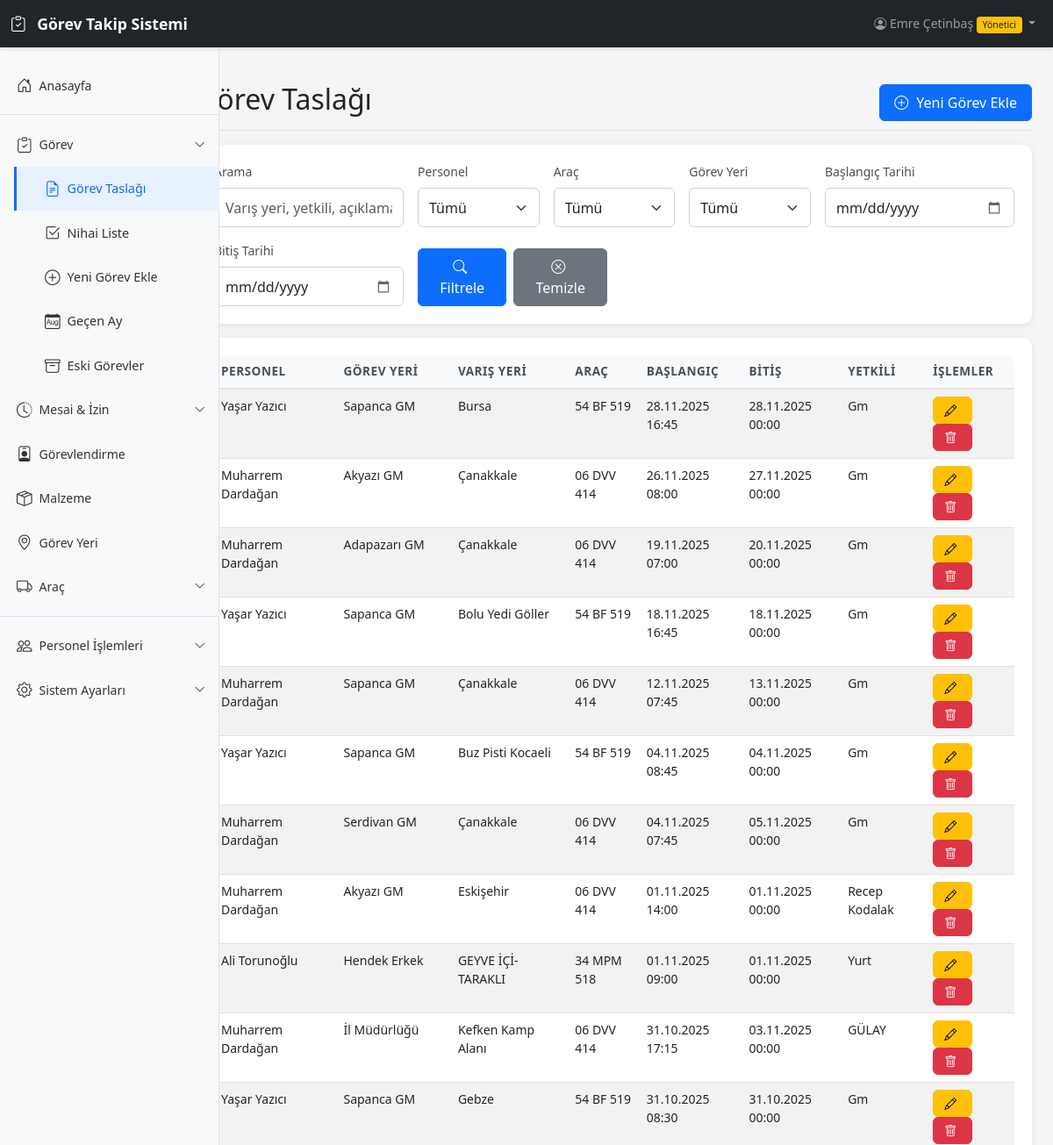
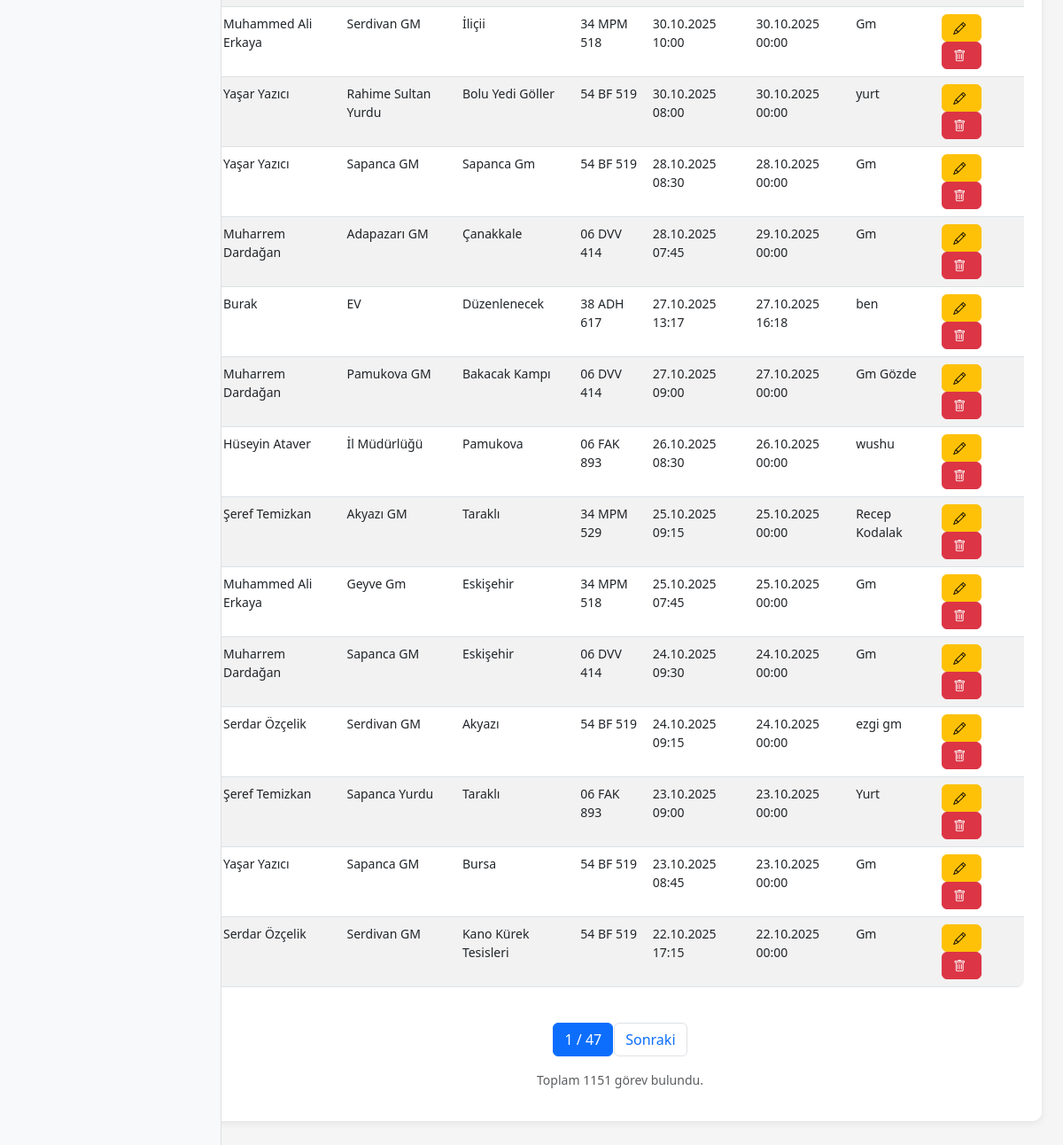
/gorev/taslak/ (signed in), run on the app's committed database (2 pictures, top to bottom).
### core/models.py (models this page shows, shortened)
class Personel(AbstractBaseUser, PermissionsMixin):
    id = models.AutoField(primary_key=True)
    adsoyad = models.CharField(max_length=255, verbose_name='Ad Soyad')
    kullaniciadi = models.CharField(max_length=255, unique=True, verbose_name='Kullanıcı Adı')
    email = models.EmailField(blank=True, null=True, verbose_name='E-posta')
    yonetici = models.BooleanField(default=False, verbose_name='Yönetici')
    gg = models.BooleanField(default=False, verbose_name='Gizli Kullanıcı')
    girisizni = models.BooleanField(default=False, verbose_name='Giriş İzni Yok')
    is_active = models.BooleanField(default=True, verbose_name='Aktif')
    is_staff = models.BooleanField(default=False, verbose_name='Personel')
    kalanizin = models.IntegerField(default=0, verbose_name='Kalan İzin (Gün)')
    objects = PersonelManager()
    USERNAME_FIELD = 'kullaniciadi'
    REQUIRED_FIELDS = ['adsoyad']
    class Meta:
        db_table = 'sofor'
        verbose_name = 'Personel'
        verbose_name_plural = 'Personeller'
        indexes = [
            models.Index(fields=['kullaniciadi']),
        ]

class Gorev(models.Model):
    id = models.BigAutoField(primary_key=True)
    sofor = models.ForeignKey(
        Personel,
        on_delete=models.CASCADE,
        db_column='soforid',
        verbose_name='Personel'
    )
    yurt = models.ForeignKey(
        GorevYeri,
        on_delete=models.CASCADE,
        db_column='yurtid',
        verbose_name='Görev Yeri'
    )
    varisyeri = models.CharField(max_length=250, default='Düzenlenecek', verbose_name='Varış Yeri')
    arac = models.ForeignKey(
        Arac,
        on_delete=models.SET_NULL,
        null=True,
        blank=True,
        db_column='aracid',
        verbose_name='Araç'
    )
    bstarih = models.DateTimeField(verbose_name='Başlangıç Tarihi')
    bttarih = models.DateTimeField(null=True, blank=True, verbose_name='Bitiş Tarihi')
    yetkili = models.CharField(max_length=250, verbose_name='Yetkili')
    ilolur = models.CharField(max_length=50, blank=True, null=True, verbose_name='İl Olur')
    aciklama = models.TextField(blank=True, null=True, verbose_name='Açıklama')
    gizle = models.BooleanField(default=False, verbose_name='Gizle')
    durum = models.IntegerField(null=True, blank=True, verbose_name='Durum')
    aktarildi = models.IntegerField(default=0, verbose_name='Aktarıldı')
    class Meta:
        db_table = 'gorev'
        verbose_name = 'Görev'
        verbose_name_plural = 'Görevler'
        indexes = [
            models.Index(fields=['bstarih']),
            models.Index(fields=['bttarih']),
            models.Index(fields=['durum']),
            models.Index(fields=['gizle']),
        ]
        ordering = ['-bstarih']

class GorevYeri(models.Model):
    id = models.BigAutoField(primary_key=True)
    ad = models.CharField(max_length=255, verbose_name='Görev Yeri Adı')
    class Meta:
        db_table = 'yurt'
        verbose_name = 'Görev Yeri'
        verbose_name_plural = 'Görev Yerleri'
        indexes = [
            models.Index(fields=['ad']),
        ]

class Arac(models.Model):
    KATEGORI_CHOICES = [
        ('binek', 'Binek'),
        ('minubus', 'Minibüs'),
        ('otobus', 'Otobüs'),
        ('kamyonet', 'Kamyonet'),
        ('kamyon', 'Kamyon'),
    ]
    id = models.AutoField(primary_key=True)
    plaka = models.CharField(max_length=100, verbose_name='Plaka')
    kategori = models.CharField(max_length=20, choices=KATEGORI_CHOICES, verbose_name='Kategori')
    marka = models.CharField(max_length=100, verbose_name='Marka')
    zimmet = models.CharField(max_length=250, blank=True, verbose_name='Zimmet')
    yolcusayisi = models.CharField(max_length=10, blank=True, verbose_name='Yolcu Sayısı')
    muayene = models.DateTimeField(null=True, blank=True, verbose_name='Muayene Tarihi')
    muayenedurum = models.IntegerField(default=0, verbose_name='Muayene Durumu')
    sigorta = models.DateTimeField(null=True, blank=True, verbose_name='Sigorta Tarihi')
    egzoz = models.DateTimeField(null=True, blank=True, verbose_name='Egzoz Tarihi')
    gizle = models.BooleanField(default=False, verbose_name='Gizle')
    takip = models.BooleanField(default=False, verbose_name='Takip')
    arsiv = models.BooleanField(default=False, verbose_name='Arşiv')
    class Meta:
        db_table = 'arac'
        verbose_name = 'Araç'
        verbose_name_plural = 'Araçlar'
        indexes = [
            models.Index(fields=['plaka']),
            models.Index(fields=['kategori']),
            models.Index(fields=['arsiv']),
        ]

### core/views.py (the view, shortened to what this page needs)
# urls.py: path('gorev/taslak/', views.gorev_taslak_listesi, name='gorev_taslak'),
@login_required(login_url='giris')
@check_giris_izni
def gorev_taslak_listesi(request):
    from core.models import Gorev
    gorevler = Gorev.objects.filter(gizle=False, durum__isnull=True).select_related('sofor', 'yurt', 'arac')
    if not request.user.yonetici:
        gorevler = gorevler.filter(sofor=request.user)
    search_query = request.GET.get('q', '')
    personel_filter = request.GET.get('personel', '')
    arac_filter = request.GET.get('arac', '')
    yurt_filter = request.GET.get('yurt', '')
    baslangic_tarih = request.GET.get('baslangic_tarih', '')
    bitis_tarih = request.GET.get('bitis_tarih', '')
    if personel_filter:
        gorevler = gorevler.filter(sofor_id=personel_filter)
    if arac_filter:
        gorevler = gorevler.filter(arac_id=arac_filter)
    if yurt_filter:
        gorevler = gorevler.filter(yurt_id=yurt_filter)
    if baslangic_tarih:
        gorevler = gorevler.filter(bstarih__gte=baslangic_tarih)
    if bitis_tarih:
        gorevler = gorevler.filter(bstarih__lte=bitis_tarih)
    gorevler = gorevler.order_by('-bstarih')
    paginator = Paginator(gorevler, 25)  # 25 items per page
    page = request.GET.get('page')
    try:
        gorevler_page = paginator.page(page)
    except PageNotAnInteger:
        gorevler_page = paginator.page(1)
    except EmptyPage:
        gorevler_page = paginator.page(paginator.num_pages)
    from core.models import Personel, Arac, GorevYeri
    personeller = Personel.objects.filter(is_active=True).order_by('adsoyad')
    araclar = Arac.objects.filter(gizle=False, arsiv=False).order_by('plaka')
    yurtlar = GorevYeri.objects.all().order_by('ad')
    context = {
        'gorevler': gorevler_page,
        'personeller': personeller,
        'araclar': araclar,
        'yurtlar': yurtlar,
        'search_query': search_query,
        'personel_filter': personel_filter,
        'arac_filter': arac_filter,
        'yurt_filter': yurt_filter,
        'baslangic_tarih': baslangic_tarih,
        'bitis_tarih': bitis_tarih,
    }
    return render(request, 'gorev/taslak.html', context)

### templates/gorev/taslak.html (shortened to what this page needs)
{% extends 'base.html' %}
{% block content %}
<div class="d-flex justify-content-between flex-wrap flex-md-nowrap align-items-center pt-3 pb-2 mb-3 border-bottom">
    <h1 class="h2">Görev Taslağı</h1>
    {% if user.yonetici %}
    <div class="btn-toolbar mb-2 mb-md-0">
        <a href="{% url 'gorev_ekle' %}" class="btn btn-primary">
            <i class="bi bi-plus-circle"></i> Yeni Görev Ekle
        </a>
    </div>
    {% endif %}
</div>
<div class="card mb-3">
    <div class="card-body">
        <form method="get" class="row g-3">
            <div class="col-md-3">
                <label for="q" class="form-label">Arama</label>
                <input type="text" class="form-control" id="q" name="q" value="{{ search_query }}" placeholder="Varış yeri, yetkili, açıklama...">
            </div>
            <div class="col-md-2">
                <label for="personel" class="form-label">Personel</label>
                <select class="form-select" id="personel" name="personel">
                    <option value="">Tümü</option>
                </select>
            </div>
            <div class="col-md-2">
                <label for="arac" class="form-label">Araç</label>
                <select class="form-select" id="arac" name="arac">
                    <option value="">Tümü</option>
                </select>
            </div>
            <div class="col-md-2">
                <label for="yurt" class="form-label">Görev Yeri</label>
                <select class="form-select" id="yurt" name="yurt">
                    <option value="">Tümü</option>
                </select>
            </div>
            <div class="col-md-3">
                <label for="baslangic_tarih" class="form-label">Başlangıç Tarihi</label>
                <input type="date" class="form-control" id="baslangic_tarih" name="baslangic_tarih" value="{{ baslangic_tarih }}">
            </div>
            <div class="col-md-3">
                <label for="bitis_tarih" class="form-label">Bitiş Tarihi</label>
                <input type="date" class="form-control" id="bitis_tarih" name="bitis_tarih" value="{{ bitis_tarih }}">
            </div>
            <div class="col-md-3 d-flex align-items-end">
                <button type="submit" class="btn btn-primary me-2">
                    <i class="bi bi-search"></i> Filtrele
                </button>
                <a href="{% url 'gorev_taslak' %}" class="btn btn-secondary">
                    <i class="bi bi-x-circle"></i> Temizle
                </a>
            </div>
        </form>
    </div>
</div>
<div class="card">
    <div class="card-body">
        {% if gorevler %}
        <div class="table-responsive">
            <table class="table table-striped table-hover">
                <thead>
                    <tr>
                        <th>Personel</th>
                        <th>Görev Yeri</th>
                        <th>Varış Yeri</th>
                        <th>Araç</th>
                        <th>Başlangıç</th>
                        <th>Bitiş</th>
                        <th>Yetkili</th>
                        {% if user.yonetici %}
                        <th>İşlemler</th>
                        {% endif %}
                    </tr>
                </thead>
                <tbody>
                    {% for gorev in gorevler %}
                    <tr>
                        <td>{{ gorev.sofor.adsoyad }}</td>
                        <td>{{ gorev.yurt.ad }}</td>
                        <td>{{ gorev.varisyeri }}</td>
                        <td>{{ gorev.arac.plaka|default:"-" }}</td>
                        <td>{{ gorev.bstarih|date:"d.m.Y H:i" }}</td>
                        <td>{{ gorev.bttarih|date:"d.m.Y H:i"|default:"-" }}</td>
                        <td>{{ gorev.yetkili }}</td>
                        {% if user.yonetici %}
                        <td>
                            <a href="{% url 'gorev_duzenle' gorev.id %}" class="btn btn-sm btn-warning" title="Düzenle">
                                <i class="bi bi-pencil"></i>
                            </a>
                            <button type="button" class="btn btn-sm btn-danger" data-bs-toggle="modal" data-bs-target="#deleteModal{{ gorev.id }}" title="Sil">
                                <i class="bi bi-trash"></i>
                            </button>
                        </td>
                        {% endif %}
                    </tr>
                    {% endfor %}
                </tbody>
            </table>
        </div>
        {% if gorevler.has_other_pages %}
        <nav aria-label="Page navigation">
            <ul class="pagination justify-content-center">
                <li class="page-item active">
                    <span class="page-link">{{ gorevler.number }} / {{ gorevler.paginator.num_pages }}</span>
                </li>
                {% if gorevler.has_next %}
                <li class="page-item">
                    <a class="page-link" href="?page={{ gorevler.next_page_number }}">Sonraki</a>
                </li>
                {% endif %}
            </ul>
        </nav>
        {% endif %}
        <p class="text-muted text-center">Toplam {{ gorevler.paginator.count }} görev bulundu.</p>
        {% else %}
        <div class="alert alert-info">
            <i class="bi bi-info-circle"></i> Henüz taslak görev bulunmamaktadır.
        </div>
        {% endif %}
    </div>
</div>
{% endblock %}

### templates/partials/navbar.html (shortened to what this page needs)
{% load static %}
<nav class="navbar navbar-expand-lg navbar-dark bg-dark sticky-top">
    <div class="container-fluid">
        <a class="navbar-brand" href="{% url 'dashboard' %}">
            <i class="bi bi-clipboard-check"></i>
            Görev Takip Sistemi
        </a>
        <div class="collapse navbar-collapse" id="navbarNav">
            <ul class="navbar-nav ms-auto">
                <li class="nav-item dropdown">
                    <a class="nav-link dropdown-toggle" href="#" id="userDropdown" role="button" data-bs-toggle="dropdown" aria-expanded="false">
                        <i class="bi bi-person-circle"></i>
                        {{ user.adsoyad }}
                        {% if user.yonetici %}
                            <span class="badge bg-warning text-dark">Yönetici</span>
                        {% endif %}
                    </a>
                </li>
            </ul>
        </div>
    </div>
</nav>

### data on the page
Personel: adsoyad "Emre Çetinbaş"
Gorev: sofor.adsoyad "Yaşar Yazıcı", yurt.ad "Sapanca GM", varisyeri "Bursa", arac.plaka "54 BF 519", bstarih "28.11.2025 16:45", bttarih "28.11.2025 00:00", yetkili "Gm"
Gorev: sofor.adsoyad "Muharrem Dardağan", yurt.ad "Akyazı GM", varisyeri "Çanakkale", arac.plaka "06 DVV 414", bstarih "26.11.2025 08:00", bttarih "27.11.2025 00:00", yetkili "Gm"
Gorev: sofor.adsoyad "Muharrem Dardağan", yurt.ad "Adapazarı GM", varisyeri "Çanakkale", arac.plaka "06 DVV 414", bstarih "19.11.2025 07:00", bttarih "20.11.2025 00:00", yetkili "Gm"
Gorev: sofor.adsoyad "Yaşar Yazıcı", yurt.ad "Sapanca GM", varisyeri "Bolu Yedi Göller", arac.plaka "54 BF 519", bstarih "18.11.2025 16:45", bttarih "18.11.2025 00:00", yetkili "Gm"
Gorev: sofor.adsoyad "Muharrem Dardağan", yurt.ad "Sapanca GM", varisyeri "Çanakkale", arac.plaka "06 DVV 414", bstarih "12.11.2025 07:45", bttarih "13.11.2025 00:00", yetkili "Gm"
Gorev: sofor.adsoyad "Yaşar Yazıcı", yurt.ad "Sapanca GM", varisyeri "Buz Pisti Kocaeli", arac.plaka "54 BF 519", bstarih "04.11.2025 08:45", bttarih "04.11.2025 00:00", yetkili "Gm"
Gorev: sofor.adsoyad "Muharrem Dardağan", yurt.ad "Serdivan GM", varisyeri "Çanakkale", arac.plaka "06 DVV 414", bstarih "04.11.2025 07:45", bttarih "05.11.2025 00:00", yetkili "Gm"
Gorev: sofor.adsoyad "Muharrem Dardağan", yurt.ad "Akyazı GM", varisyeri "Eskişehir", arac.plaka "06 DVV 414", bstarih "01.11.2025 14:00", bttarih "01.11.2025 00:00", yetkili "Recep Kodalak"
Gorev: sofor.adsoyad "Ali Torunoğlu", yurt.ad "Hendek Erkek", varisyeri "GEYVE İÇİ-TARAKLI", arac.plaka "34 MPM 518", bstarih "01.11.2025 09:00", bttarih "01.11.2025 00:00", yetkili "Yurt"
Gorev: sofor.adsoyad "Muharrem Dardağan", yurt.ad "İl Müdürlüğü", varisyeri "Kefken Kamp Alanı", arac.plaka "06 DVV 414", bstarih "31.10.2025 17:15", bttarih "03.11.2025 00:00", yetkili "GÜLAY"
Gorev: sofor.adsoyad "Yaşar Yazıcı", yurt.ad "Sapanca GM", varisyeri "Gebze", arac.plaka "54 BF 519", bstarih "31.10.2025 08:30", bttarih "31.10.2025 00:00", yetkili "Gm"
Gorev: sofor.adsoyad "Muhammed Ali Erkaya", yurt.ad "Serdivan GM", varisyeri "İliçii", arac.plaka "34 MPM 518", bstarih "30.10.2025 10:00", bttarih "30.10.2025 00:00", yetkili "Gm"
Gorev: sofor.adsoyad "Yaşar Yazıcı", yurt.ad "Rahime Sultan Yurdu", varisyeri "Bolu Yedi Göller", arac.plaka "54 BF 519", bstarih "30.10.2025 08:00", bttarih "30.10.2025 00:00", yetkili "yurt"
Gorev: sofor.adsoyad "Yaşar Yazıcı", yurt.ad "Sapanca GM", varisyeri "Sapanca Gm", arac.plaka "54 BF 519", bstarih "28.10.2025 08:30", bttarih "28.10.2025 00:00", yetkili "Gm"
Gorev: sofor.adsoyad "Muharrem Dardağan", yurt.ad "Adapazarı GM", varisyeri "Çanakkale", arac.plaka "06 DVV 414", bstarih "28.10.2025 07:45", bttarih "29.10.2025 00:00", yetkili "Gm"
Gorev: sofor.adsoyad "Burak", yurt.ad "EV", varisyeri "Düzenlenecek", arac.plaka "38 ADH 617", bstarih "27.10.2025 13:17", bttarih "27.10.2025 16:18", yetkili "ben"
Gorev: sofor.adsoyad "Muharrem Dardağan", yurt.ad "Pamukova GM", varisyeri "Bakacak Kampı", arac.plaka "06 DVV 414", bstarih "27.10.2025 09:00", bttarih "27.10.2025 00:00", yetkili "Gm Gözde"
Gorev: sofor.adsoyad "Hüseyin Ataver", yurt.ad "İl Müdürlüğü", varisyeri "Pamukova", arac.plaka "06 FAK 893", bstarih "26.10.2025 08:30", bttarih "26.10.2025 00:00", yetkili "wushu"
Gorev: sofor.adsoyad "Şeref Temizkan", yurt.ad "Akyazı GM", varisyeri "Taraklı", arac.plaka "34 MPM 529", bstarih "25.10.2025 09:15", bttarih "25.10.2025 00:00", yetkili "Recep Kodalak"
Gorev: sofor.adsoyad "Muhammed Ali Erkaya", yurt.ad "Geyve Gm", varisyeri "Eskişehir", arac.plaka "34 MPM 518", bstarih "25.10.2025 07:45", bttarih "25.10.2025 00:00", yetkili "Gm"
Gorev: sofor.adsoyad "Muharrem Dardağan", yurt.ad "Sapanca GM", varisyeri "Eskişehir", arac.plaka "06 DVV 414", bstarih "24.10.2025 09:30", bttarih "24.10.2025 00:00", yetkili "Gm"
Gorev: sofor.adsoyad "Serdar Özçelik", yurt.ad "Serdivan GM", varisyeri "Akyazı", arac.plaka "54 BF 519", bstarih "24.10.2025 09:15", bttarih "24.10.2025 00:00", yetkili "ezgi gm"
Gorev: sofor.adsoyad "Şeref Temizkan", yurt.ad "Sapanca Yurdu", varisyeri "Taraklı", arac.plaka "06 FAK 893", bstarih "23.10.2025 09:00", bttarih "23.10.2025 00:00", yetkili "Yurt"
Gorev: sofor.adsoyad "Yaşar Yazıcı", yurt.ad "Sapanca GM", varisyeri "Bursa", arac.plaka "54 BF 519", bstarih "23.10.2025 08:45", bttarih "23.10.2025 00:00", yetkili "Gm"
Gorev: sofor.adsoyad "Serdar Özçelik", yurt.ad "Serdivan GM", varisyeri "Kano Kürek Tesisleri", arac.plaka "54 BF 519", bstarih "22.10.2025 17:15", bttarih "22.10.2025 00:00", yetkili "Gm"

### other printed values
{{ gorevler.number }} "1"
{{ gorevler.paginator.num_pages }} "47"
{{ gorevler.paginator.count }} "1151"
